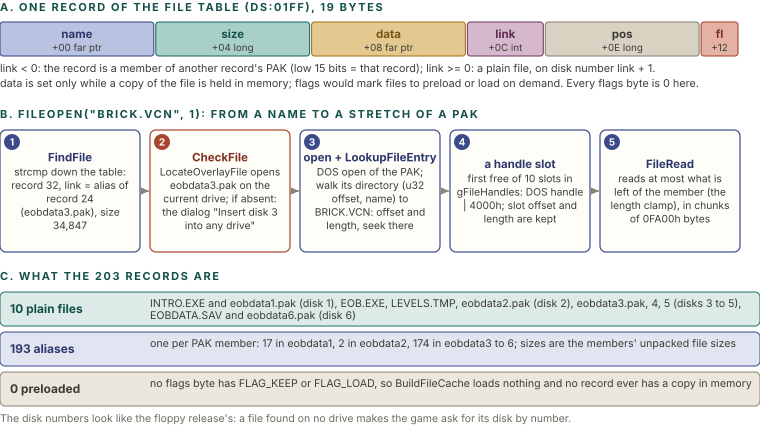

This chart was generated by the following Python code:
import sys; sys.path.insert(0, '.')
from figlib import *

c = Canvas(760, 430)
# A: the record
c.section(0, 11, "A. One record of the file table (ds:01FF), 19 bytes")
fields = [("name", 4, "navy", "far ptr"), ("size", 4, "teal", "long"), ("data", 4, "ochre", "far ptr"),
          ("link", 2, "plum", "int"), ("pos", 4, "grey", "long"), ("fl", 1, "red", "char")]
u = 740.0 / 19
x = 0
for n, b, k, t in fields:
    w = b * u
    c.rect(x, 22, w - 2, 34, fill=MID[k], stroke=SOLID[k], sw=1.1, rx=3)
    c.text(x + (w - 2) / 2, 38, n, size=11.5, weight=700, color=PAL[k][0], anchor="middle")
    c.text(x + (w - 2) / 2, 51, "+%02X" % (sum(f[1] for f in fields[:fields.index((n, b, k, t))])) + ("" if b == 1 else " " + t), size=9.8, color=INK2, anchor="middle")
    x += w
c.text(0, 72, "link < 0: the record is a member of another record's PAK (low 15 bits = that record); link >= 0: a plain file, on disk number link + 1.", size=10.8, color=INK2)
c.text(0, 87, "data is set only while a copy of the file is held in memory; flags would mark files to preload or load on demand. Every flags byte is 0 here.", size=10.8, color=INK2)

# B: the walk
c.section(0, 118, "B. FileOpen(\"BRICK.VCN\", 1): from a name to a stretch of a PAK")
steps = [
    ("FindFile", "strcmp down the table: record 32, link = alias of record 24 (eobdata3.pak), size 34,847"),
    ("CheckFile", "LocateOverlayFile opens eobdata3.pak on the current drive; if absent: the dialog \"Insert disk 3 into any drive\""),
    ("open + LookupFileEntry", "DOS open of the PAK; walk its directory (u32 offset, name) to BRICK.VCN: offset and length, seek there"),
    ("a handle slot", "first free of 10 slots in gFileHandles: DOS handle | 4000h; slot offset and length are kept"),
    ("FileRead", "reads at most what is left of the member (the length clamp), in chunks of 0FA00h bytes"),
]
bw = 140
for i, (t, b) in enumerate(steps):
    x = i * (bw + 10)
    c.box(x, 130, bw, 122, "navy" if i != 1 else "red", t, [b], size=10.3, tsize=11.5, fill=CARD)
    c.badge(x + 12, 142, str(i + 1), "navy" if i != 1 else "red", r=8)
    if i < 4:
        c.arrow([(x + bw + 1, 191), (x + bw + 9, 191)], color=GREY)

# C: census
c.section(0, 280, "C. What the 203 records are")
rows = [
    ("10 plain files", "INTRO.EXE and eobdata1.pak (disk 1), EOB.EXE, LEVELS.TMP, eobdata2.pak (disk 2), eobdata3.pak, 4, 5 (disks 3 to 5), EOBDATA.SAV and eobdata6.pak (disk 6)", "teal"),
    ("193 aliases", "one per PAK member: 17 in eobdata1, 2 in eobdata2, 174 in eobdata3 to 6; sizes are the members' unpacked file sizes", "navy"),
    ("0 preloaded", "no flags byte has FLAG_KEEP or FLAG_LOAD, so BuildFileCache loads nothing and no record ever has a copy in memory", "grey"),
]
y = 292
for t, b, k in rows:
    c.rect(0, y, 760, 34, fill=PAL[k][2], stroke=PAL[k][1], sw=1, rx=5)
    c.text(10, y + 21, t, size=12, weight=700, color=PAL[k][0])
    ls = wrap(b, 590, 10.6)
    for j, l in enumerate(ls[:2]):
        c.text(150, y + 15 + 12 * j, l, size=10.6, color=INK2)
    y += 40
c.text(0, y + 10, "The disk numbers look like the floppy release's: a file found on no drive makes the game ask for its disk by number.", size=10.5, color=MUTED)
c.h = y + 22
c.save("figs/arc_files.svg")
